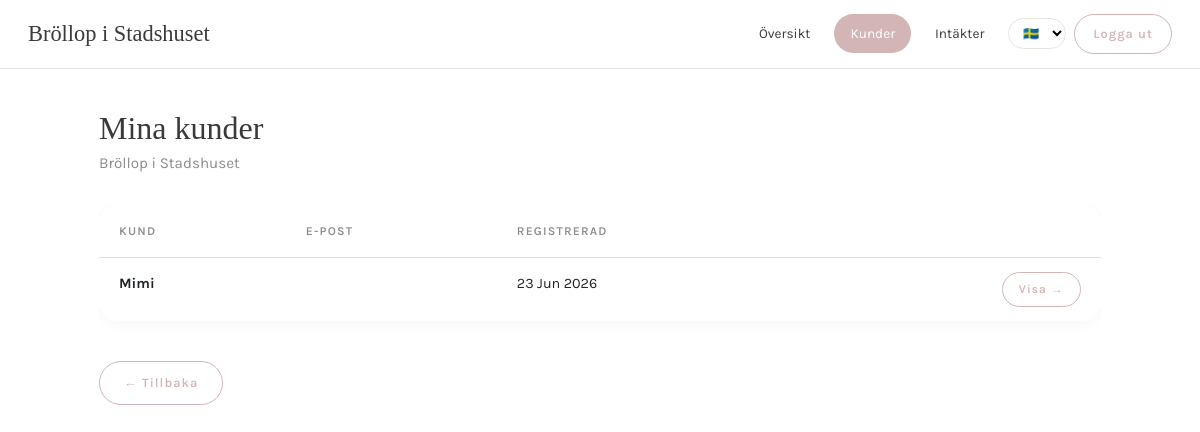
The app's page /checklist/partner/kunder/ (signed in) with its own data.
### planner/models.py (models this page shows, shortened)
class Photographer(models.Model):
    user = models.ForeignKey(User, on_delete=models.CASCADE, null=True, blank=True)
    name = models.CharField(max_length=100, verbose_name="Företagsnamn")
    logo = models.URLField(max_length=500, blank=True, null=True, verbose_name="Logga (URL)")
    primary_color = models.CharField(max_length=7, default="#FFFFFF", verbose_name="Navbar-färg (Hex-kod)")
    accent_color = models.CharField(max_length=7, default="#C7BDAE", verbose_name="Accentfärg (Hex-kod)")
    whop_email = models.EmailField(blank=True, null=True, verbose_name="Whop E-post")
    whop_affiliate_id = models.CharField(max_length=100, verbose_name="Whop Affiliate ID")
    is_active = models.BooleanField(default=False)
    created_at = models.DateTimeField(auto_now_add=True)

### accounts/models.py (models this page shows, shortened)
class Profil(models.Model):
    ROLLER = [
        ('par', 'Brudpar'),
        ('planerare', 'Planerare'),
    ]
    user = models.OneToOneField(User, on_delete=models.CASCADE)
    telefon = models.CharField(max_length=20, blank=True)
    roll = models.CharField(max_length=10, choices=ROLLER, default='par')
    planerare = models.ForeignKey(User, on_delete=models.SET_NULL, null=True, blank=True, related_name='par')
    utgangsdatum = models.DateField(null=True, blank=True)
    photographer = models.ForeignKey('planner.Photographer', on_delete=models.SET_NULL, null=True, blank=True, related_name='kunder')

### planner/views.py (the view)
# urls.py: path('partner/kunder/', views.partner_kunder, name='partner_kunder'),
@login_required
def partner_kunder(request):
    fotograf = Photographer.objects.filter(user=request.user, is_active=True).first()
    if not fotograf:
        return redirect('dashboard')
    kunder = Profil.objects.filter(photographer=fotograf, roll='par').select_related('user')
    return render(request, 'planner/partner_kunder.html', {
        'fotograf': fotograf,
        'kunder': kunder,
    })

### accounts/context_processors.py (called while the page is built)
def photographer_context(request):
    if request.user.is_authenticated:
        try:
            profil = Profil.objects.get(user=request.user)
            if profil.photographer:
                return {'photographer': profil.photographer}
        except Profil.DoesNotExist:
            pass
    return {'photographer': None}

### planner/templates/planner/partner_kunder.html (shortened to what this page needs)
{% extends 'planner/partner_base.html' %}
{% load i18n %}
{% block content %}
<div style="margin-bottom: 28px;">
    <h1 style="font-size: 2rem; margin-bottom: 4px;">{% trans "Mina kunder" %}</h1>
    <p style="color: var(--text-light); font-size: 0.95rem;">{{ fotograf.name }}</p>
</div>
{% if kunder %}
    <div class="table-responsive">
        <table class="table">
            <thead>
                <tr>
                    <th>{% trans "Kund" %}</th>
                    <th>{% trans "E-post" %}</th>
                    <th>{% trans "Registrerad" %}</th>
                    <th></th>
                </tr>
            </thead>
            <tbody>
                {% for k in kunder %}
                    <tr>
                        <td><strong>{{ k.user.username }}</strong></td>
                        <td style="color: var(--text-light);">{{ k.user.email }}</td>
                        <td>{{ k.user.date_joined|date:"d M Y" }}</td>
                        <td style="text-align: right;">
                            <a href="{% url 'partner_kund_detail' k.id %}" class="btn-outline btn-sm">{% trans "Visa" %} →</a>
                        </td>
                    </tr>
                {% endfor %}
            </tbody>
        </table>
    </div>
{% endif %}
<div style="margin-top: 24px;">
    <a href="{% url 'partner_dashboard' %}" class="btn-outline">← {% trans "Tillbaka" %}</a>
</div>
{% endblock %}

### planner/templates/planner/partner_base.html (shortened to what this page needs)
{% load static %}
{% load i18n %}
<!DOCTYPE html>
<html lang="sv">
<head>
    <link href="https://cdn.jsdelivr.net/npm/bootstrap@5.3.0/dist/css/bootstrap.min.css" rel="stylesheet">
    <link rel="stylesheet" href="https://cdnjs.cloudflare.com/ajax/libs/font-awesome/6.5.1/css/all.min.css">
</head>
<body>
<nav class="partner-nav">
    <a href="{% url 'partner_dashboard' %}" class="brand">
        {{ fotograf.name }}
    </a>
    <div class="nav-links">
        <a href="{% url 'partner_dashboard' %}" class="{% if request.resolver_match.url_name == 'partner_dashboard' %}active{% endif %}">
            Översikt
        </a>
        <a href="{% url 'partner_kunder' %}" class="{% if request.resolver_match.url_name == 'partner_kunder' or request.resolver_match.url_name == 'partner_kund_detail' %}active{% endif %}">
            Kunder
        </a>
        <a href="{% url 'partner_intakter' %}" class="{% if request.resolver_match.url_name == 'partner_intakter' %}active{% endif %}">
            Intäkter
        </a>
        <form action="{% url 'set_language' %}" method="post" style="display: inline;">
            <select name="language" onchange="this.form.submit()"
                    style="font-size: 0.8rem; padding: 6px 10px; border: 1px solid var(--border); border-radius: 30px; background: var(--white); cursor: pointer; font-family: 'Karla', sans-serif;">
                {% get_current_language as CURRENT_LANGUAGE %}
                <option value="sv" {% if CURRENT_LANGUAGE == 'sv' %}selected{% endif %}>🇸🇪</option>
            </select>
        </form>
        <form method="post" action="{% url 'logout' %}" style="display: inline;">
            <button type="submit" class="btn-logout">Logga ut</button>
        </form>
    </div>
</nav>
<div class="container">
    {% block content %}{% endblock %}
</div>
</body>
</html>

### planner/templates/planner/partner_base.html (style rules this page uses)
:root { --white: #FFFFFF; --blush: #F5EBEB; --rose: #D4B5B5; --rose-dark: #B89595; --beige: #F2EFE9; --text: #3A3A3A; --text-light: #8C8C8C; --border: #E8E5E0; }
* { margin: 0; padding: 0; box-sizing: border-box; }
body { font-family: 'Karla', sans-serif; background: var(--white); color: var(--text); line-height: 1.7; -webkit-font-smoothing: antialiased; overflow-x: hidden; }
h1, h2, h3, h4 { font-family: 'Cormorant Garamond', serif; font-weight: 400; color: var(--text); }
.partner-nav { background: var(--white); border-bottom: 1px solid var(--border); padding: 14px 28px; display: flex; align-items: center; justify-content: space-between; position: sticky; top: 0; z-index: 1000; }
.partner-nav .brand { font-family: 'Cormorant Garamond', serif; font-size: 1.4rem; font-weight: 400; color: var(--text); text-decoration: none; }
.partner-nav .nav-links { display: flex; align-items: center; gap: 8px; }
.partner-nav .nav-links a { color: var(--text); text-decoration: none; font-size: 0.85rem; padding: 8px 16px; border-radius: 30px; transition: all 0.3s ease; }
.partner-nav .nav-links a:hover, .partner-nav .nav-links a.active { background: var(--rose); color: white; }
.btn-logout { background: transparent; border: 1.5px solid var(--rose); color: var(--rose); padding: 8px 18px; border-radius: 30px; font-size: 0.8rem; font-weight: 600; letter-spacing: 1px; cursor: pointer; transition: all 0.3s ease; font-family: 'Karla', sans-serif; }
.container { max-width: 1050px; margin: 0 auto; padding: 40px 24px; }
.btn-outline { background: transparent; border: 1.5px solid var(--rose); color: var(--rose); padding: 10px 24px; border-radius: 30px; font-family: 'Karla', sans-serif; font-size: 0.8rem; font-weight: 600; letter-spacing: 1px; cursor: pointer; transition: all 0.3s ease; text-decoration: none; display: inline-block; }
.btn-sm { padding: 6px 16px; font-size: 0.75rem; }
.table { width: 100%; background: var(--white); border-radius: 20px; overflow: hidden; border-collapse: separate; border-spacing: 0; box-shadow: 0 2px 16px rgba(0,0,0,0.04); }
.table th { background: var(--white); color: var(--text-light); font-weight: 600; font-size: 0.75rem; text-transform: uppercase; letter-spacing: 1.2px; padding: 16px 20px; text-align: left; }
.table td { padding: 14px 20px; border-bottom: 1px solid var(--border); font-size: 0.9rem; }
.table tr:last-child td { border-bottom: none; }

### records on screen
Photographer: name "Bröllop i Stadshuset"
Profil: user.username "Mimi", user.date_joined "23 Jun 2026"
